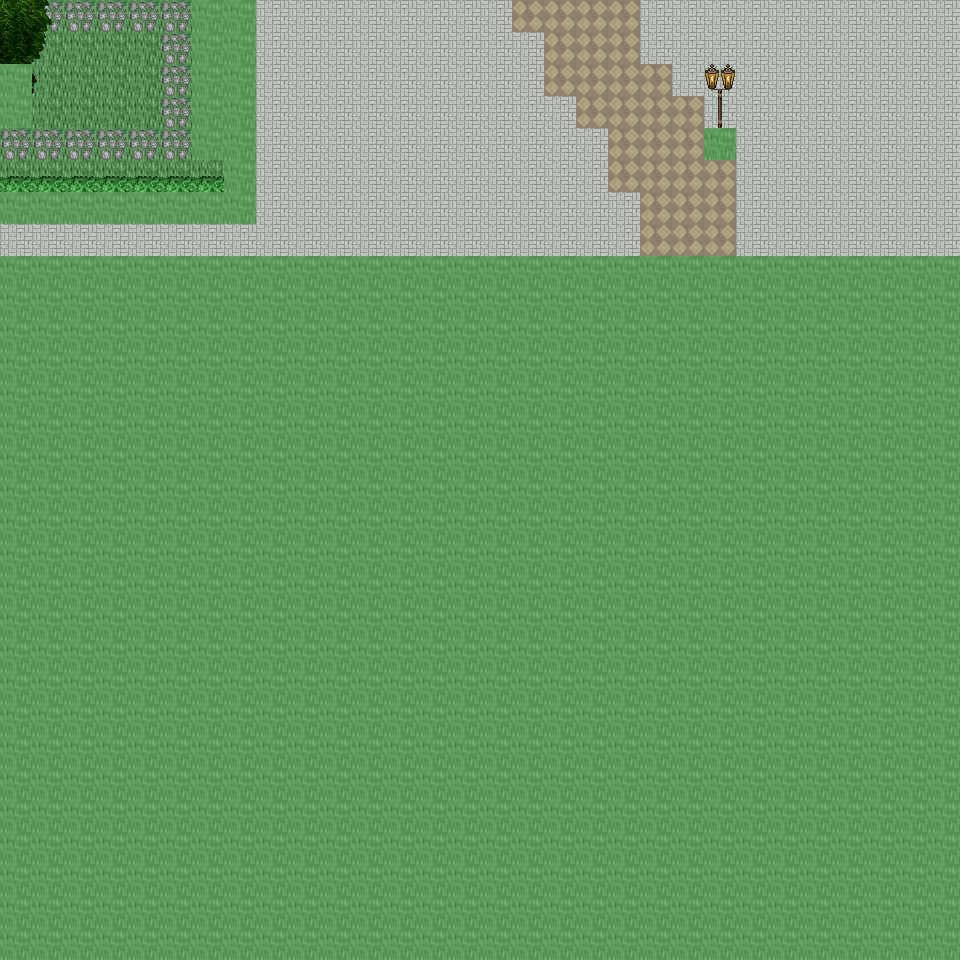

A level layout from a 2D game, rendered from its tile map. Below: a short description, then the map file with tile-grid data replaced by summaries:
An orthogonal 30x30 tile map with 32x32 px tiles, 6 tile layers (Ground, Object, Object2, Above, ...), 63 tilesets and 6 objects (6x mapchange).

<map version="1.0" orientation="orthogonal" renderorder="right-down" width="30" height="30" tilewidth="32" tileheight="32" nextobjectid="7">
  <tileset firstgid="1" name="tileset_ground_ground" tilewidth="32" tileheight="32" tilecount="33" columns="3">
    <image source="../drawable/tileset_ground_ground.png" width="96" height="352" />
  </tileset>
  <tileset firstgid="34" name="tileset_ground_water_pool" tilewidth="32" tileheight="32" tilecount="72" columns="3">
    <image source="../drawable/tileset_ground_water_pool.png" width="96" height="768" />
  </tileset>
  <tileset firstgid="106" name="tileset_ground_brown_paving" tilewidth="32" tileheight="32" tilecount="2" columns="2">
    <image source="../drawable/tileset_ground_brown_paving.png" width="64" height="32" />
  </tileset>
  <tileset firstgid="108" name="tileset_ground_brown" tilewidth="32" tileheight="32" tilecount="5" columns="5">
    <image source="../drawable/tileset_ground_brown.png" width="160" height="32" />
  </tileset>
  <tileset firstgid="113" name="tileset_building_wall_wall_brown" tilewidth="32" tileheight="32" tilecount="12" columns="3">
    <image source="../drawable/tileset_building_wall_wall_brown.png" width="96" height="128" />
  </tileset>
  <tileset firstgid="125" name="tileset_ground_water_pool_straight_edges" tilewidth="32" tileheight="32" tilecount="32" columns="2">
    <image source="../drawable/tileset_ground_water_pool_straight_edges.png" width="64" height="512" />
  </tileset>
  <tileset firstgid="157" name="tileset_plant_bush_hedge" tilewidth="32" tileheight="32" tilecount="35" columns="5">
    <image source="../drawable/tileset_plant_bush_hedge.png" width="160" height="224" />
  </tileset>
  <tileset firstgid="192" name="tileset_plant_flower_daisy_blue" tilewidth="32" tileheight="32" tilecount="8" columns="2">
    <image source="../drawable/tileset_plant_flower_daisy_blue.png" width="64" height="128" />
  </tileset>
  <tileset firstgid="200" name="tileset_ground_water_pool_corners" tilewidth="32" tileheight="32" tilecount="72" columns="3">
    <image source="../drawable/tileset_ground_water_pool_corners.png" width="96" height="768" />
  </tileset>
  <tileset firstgid="272" name="tileset_building_wall_stone" tilewidth="32" tileheight="32" tilecount="12" columns="3">
    <image source="../drawable/tileset_building_wall_stone.png" width="96" height="128" />
  </tileset>
  <tileset firstgid="284" name="tileset_ground_grass_edges" tilewidth="32" tileheight="32" tilecount="36" columns="12">
    <image source="../drawable/tileset_ground_grass_edges.png" width="384" height="96" />
  </tileset>
  <tileset firstgid="320" name="tileset_ground_grass_corners" tilewidth="32" tileheight="32" tilecount="24" columns="6">
    <image source="../drawable/tileset_ground_grass_corners.png" width="192" height="128" />
  </tileset>
  <tileset firstgid="344" name="tileset_plant_flower_daisy_white" tilewidth="32" tileheight="32" tilecount="8" columns="2">
    <image source="../drawable/tileset_plant_flower_daisy_white.png" width="64" height="128" />
  </tileset>
  <tileset firstgid="352" name="tileset_plant_flower_daisy_yellow" tilewidth="32" tileheight="32" tilecount="8" columns="2">
    <image source="../drawable/tileset_plant_flower_daisy_yellow.png" width="64" height="128" />
  </tileset>
  <tileset firstgid="360" name="tileset_plant_flower_daisy_red" tilewidth="32" tileheight="32" tilecount="8" columns="2">
    <image source="../drawable/tileset_plant_flower_daisy_red.png" width="64" height="128" />
  </tileset>
  <tileset firstgid="368" name="tileset_building_door_closed_with_key" tilewidth="32" tileheight="32" tilecount="1" columns="1">
    <image source="../drawable/tileset_building_door_closed_with_key.png" width="32" height="32" />
  </tileset>
  <tileset firstgid="369" name="tileset_ground_cobbled_paving" tilewidth="32" tileheight="32" tilecount="1" columns="1">
    <image source="../drawable/tileset_ground_cobbled_paving.png" width="32" height="32" />
  </tileset>
  <tileset firstgid="370" name="tileset_plant_bush_bushes" tilewidth="32" tileheight="32" tilecount="10" columns="5">
    <image source="../drawable/tileset_plant_bush_bushes.png" width="160" height="64" />
  </tileset>
  <tileset firstgid="380" name="tileset_plant_stump_rectangular" tilewidth="32" tileheight="32" tilecount="4" columns="2">
    <image source="../drawable/tileset_plant_stump_rectangular.png" width="64" height="64" />
  </tileset>
  <tileset firstgid="384" name="tileset_building_door_closed_with_notice" tilewidth="32" tileheight="32" tilecount="1" columns="1">
    <image source="../drawable/tileset_building_door_closed_with_notice.png" width="32" height="32" />
  </tileset>
  <tileset firstgid="385" name="tileset_plant_tree_tree_fluffy" tilewidth="32" tileheight="32" tilecount="12" columns="4">
    <image source="../drawable/tileset_plant_tree_tree_fluffy.png" width="128" height="96" />
  </tileset>
  <tileset firstgid="397" name="tileset_building_window_window_left" tilewidth="32" tileheight="32" tilecount="2" columns="2">
    <image source="../drawable/tileset_building_window_window_left.png" width="64" height="32" />
  </tileset>
  <tileset firstgid="399" name="tileset_item_postbox" tilewidth="32" tileheight="32" tilecount="4" columns="2">
    <image source="../drawable/tileset_item_postbox.png" width="64" height="64" />
  </tileset>
  <tileset firstgid="403" name="tileset_item_statue_grey_stone" tilewidth="32" tileheight="32" tilecount="4" columns="2">
    <image source="../drawable/tileset_item_statue_grey_stone.png" width="64" height="64" />
  </tileset>
  <tileset firstgid="407" name="tileset_plant_tree_tree_darkgreen" tilewidth="32" tileheight="32" tilecount="88" columns="8">
    <image source="../drawable/tileset_plant_tree_tree_darkgreen.png" width="256" height="352" />
  </tileset>
  <tileset firstgid="495" name="tileset_building_door_door_n" tilewidth="32" tileheight="32" tilecount="6" columns="3">
    <image source="../drawable/tileset_building_door_door_n.png" width="96" height="64" />
  </tileset>
  <tileset firstgid="501" name="tileset_plant_grasses" tilewidth="32" tileheight="32" tilecount="6" columns="3">
    <image source="../drawable/tileset_plant_grasses.png" width="96" height="64" />
  </tileset>
  <tileset firstgid="507" name="tileset_building_roof_green" tilewidth="32" tileheight="32" tilecount="20" columns="5">
    <image source="../drawable/tileset_building_roof_green.png" width="160" height="128" />
  </tileset>
  <tileset firstgid="527" name="tileset_building_window_window_long" tilewidth="32" tileheight="32" tilecount="3" columns="3">
    <image source="../drawable/tileset_building_window_window_long.png" width="96" height="32" />
  </tileset>
  <tileset firstgid="530" name="tileset_building_fence_fence_chunky" tilewidth="32" tileheight="32" tilecount="21" columns="3">
    <image source="../drawable/tileset_building_fence_fence_chunky.png" width="96" height="224" />
  </tileset>
  <tileset firstgid="551" name="tileset_building_window_window_right" tilewidth="32" tileheight="32" tilecount="2" columns="2">
    <image source="../drawable/tileset_building_window_window_right.png" width="64" height="32" />
  </tileset>
  <tileset firstgid="553" name="tileset_building_roof_yellow" tilewidth="32" tileheight="32" tilecount="20" columns="5">
    <image source="../drawable/tileset_building_roof_yellow.png" width="160" height="128" />
  </tileset>
  <tileset firstgid="573" name="tileset_building_door_closed" tilewidth="32" tileheight="32" tilecount="1" columns="1">
    <image source="../drawable/tileset_building_door_closed.png" width="32" height="32" />
  </tileset>
  <tileset firstgid="574" name="tileset_building_roof_red" tilewidth="32" tileheight="32" tilecount="20" columns="5">
    <image source="../drawable/tileset_building_roof_red.png" width="160" height="128" />
  </tileset>
  <tileset firstgid="594" name="tileset_building_decoration_banner" tilewidth="32" tileheight="32" tilecount="12" columns="1">
    <image source="../drawable/tileset_building_decoration_banner.png" width="32" height="384" />
  </tileset>
  <tileset firstgid="606" name="tileset_plant_stump_small_stump" tilewidth="32" tileheight="32" tilecount="4" columns="2">
    <image source="../drawable/tileset_plant_stump_small_stump.png" width="64" height="64" />
  </tileset>
  <tileset firstgid="610" name="tileset_item_pot_pot_burgundy" tilewidth="32" tileheight="32" tilecount="1" columns="1">
    <image source="../drawable/tileset_item_pot_pot_burgundy.png" width="32" height="32" />
  </tileset>
  <tileset firstgid="611" name="tileset_building_castle" tilewidth="32" tileheight="32" tilecount="320" columns="20">
    <image source="../drawable/tileset_building_castle.png" width="640" height="512" />
  </tileset>
  <tileset firstgid="931" name="tileset_building_decoration_longhorn_skull" tilewidth="32" tileheight="32" tilecount="6" columns="3">
    <image source="../drawable/tileset_building_decoration_longhorn_skull.png" width="96" height="64" />
  </tileset>
  <tileset firstgid="937" name="tileset_plant_stump_stump_purple" tilewidth="32" tileheight="32" tilecount="4" columns="2">
    <image source="../drawable/tileset_plant_stump_stump_purple.png" width="64" height="64" />
  </tileset>
  <tileset firstgid="941" name="tileset_item_statue_fairypool" tilewidth="32" tileheight="32" tilecount="16" columns="2">
    <image source="../drawable/tileset_item_statue_fairypool.png" width="64" height="256" />
  </tileset>
  <tileset firstgid="957" name="tileset_building_decoration_chimney_big" tilewidth="32" tileheight="32" tilecount="2" columns="1">
    <image source="../drawable/tileset_building_decoration_chimney_big.png" width="32" height="64" />
  </tileset>
  <tileset firstgid="959" name="tileset_building_roof_blue" tilewidth="32" tileheight="32" tilecount="20" columns="5">
    <image source="../drawable/tileset_building_roof_blue.png" width="160" height="128" />
  </tileset>
  <tileset firstgid="979" name="tileset_building_decoration_chimney" tilewidth="32" tileheight="32" tilecount="2" columns="1">
    <image source="../drawable/tileset_building_decoration_chimney.png" width="32" height="64" />
  </tileset>
  <tileset firstgid="981" name="tileset_logic_collision" tilewidth="32" tileheight="32" tilecount="1" columns="1">
    <image source="../drawable/tileset_logic_collision.png" width="32" height="32" />
  </tileset>
  <tileset firstgid="982" name="tileset_building_decoration_numbers" tilewidth="32" tileheight="32" tilecount="20" columns="2">
    <image source="../drawable/tileset_building_decoration_numbers.png" width="64" height="320" />
  </tileset>
  <tileset firstgid="1002" name="tileset_ground_water_pool_deep" tilewidth="32" tileheight="32" tilecount="72" columns="3">
    <image source="../drawable/tileset_ground_water_pool_deep.png" width="96" height="768" />
  </tileset>
  <tileset firstgid="1074" name="tileset_object_suspension_bridge" tilewidth="32" tileheight="32" tilecount="24" columns="3">
    <image source="../drawable/tileset_object_suspension_bridge.png" width="96" height="256" />
  </tileset>
  <tileset firstgid="1098" name="tileset_ground_ladder_vertical_dark" tilewidth="32" tileheight="32" tilecount="3" columns="3">
    <image source="../drawable/tileset_ground_ladder_vertical_dark.png" width="96" height="32" />
  </tileset>
  <tileset firstgid="1101" name="tileset_plant_tree_locust_tree" tilewidth="32" tileheight="32" tilecount="20" columns="4">
    <image source="../drawable/tileset_plant_tree_locust_tree.png" width="128" height="160" />
  </tileset>
  <tileset firstgid="1121" name="tileset_ground_blue_paving" tilewidth="32" tileheight="32" tilecount="2" columns="1">
    <image source="../drawable/tileset_ground_blue_paving.png" width="32" height="64" />
  </tileset>
  <tileset firstgid="1123" name="tileset_ground_green_paving" tilewidth="32" tileheight="32" tilecount="18" columns="3">
    <image source="../drawable/tileset_ground_green_paving.png" width="96" height="192" />
  </tileset>
  <tileset firstgid="1141" name="tileset_furniture_light_lamp_bronze" tilewidth="32" tileheight="32" tilecount="3" columns="1">
    <image source="../drawable/tileset_furniture_light_lamp_bronze.png" width="32" height="96" />
  </tileset>
  <tileset firstgid="1144" name="tileset_item_firewood" tilewidth="32" tileheight="32" tilecount="12" columns="3">
    <image source="../drawable/tileset_item_firewood.png" width="96" height="128" />
  </tileset>
  <tileset firstgid="1156" name="tileset_item_fishrods" tilewidth="32" tileheight="32" tilecount="12" columns="4">
    <image source="../drawable/tileset_item_fishrods.png" width="128" height="96" />
  </tileset>
  <tileset firstgid="1168" name="tileset_item_food_fish_crates" tilewidth="32" tileheight="32" tilecount="8" columns="4">
    <image source="../drawable/tileset_item_food_fish_crates.png" width="128" height="64" />
  </tileset>
  <tileset firstgid="1176" name="tileset_item_instrument_ukulele" tilewidth="32" tileheight="32" tilecount="16" columns="4">
    <image source="../drawable/tileset_item_instrument_ukulele.png" width="128" height="128" />
  </tileset>
  <tileset firstgid="1192" name="tileset_item_pot_barrel_flat" tilewidth="32" tileheight="32" tilecount="1" columns="1">
    <image source="../drawable/tileset_item_pot_barrel_flat.png" width="32" height="32" />
  </tileset>
  <tileset firstgid="1193" name="tileset_item_pot_wooden_crates" tilewidth="32" tileheight="32" tilecount="6" columns="3">
    <image source="../drawable/tileset_item_pot_wooden_crates.png" width="96" height="64" />
  </tileset>
  <tileset firstgid="1199" name="tileset_furniture_light_flames" tilewidth="32" tileheight="32" tilecount="6" columns="6">
    <image source="../drawable/tileset_furniture_light_flames.png" width="192" height="32" />
  </tileset>
  <tileset firstgid="1205" name="tileset_furniture_light_small_lamp" tilewidth="32" tileheight="32" tilecount="4" columns="4">
    <image source="../drawable/tileset_furniture_light_small_lamp.png" width="128" height="32" />
  </tileset>
  <tileset firstgid="1209" name="tileset_building_outhouse" tilewidth="32" tileheight="32" tilecount="12" columns="3">
    <image source="../drawable/tileset_building_outhouse.png" width="96" height="128" />
  </tileset>
  <tileset firstgid="1221" name="tileset_ground_ladder_horizontal_dark" tilewidth="32" tileheight="32" tilecount="3" columns="1">
    <image source="../drawable/tileset_ground_ladder_horizontal_dark.png" width="32" height="96" />
  </tileset>
  <layer name="Ground" width="30" height="30">
    <data>[900 cells, 240 non-empty, 3 distinct tile ids]</data>
  </layer>
  <layer name="Object" width="30" height="30">
    <data>[900 cells, 36 non-empty, 9 distinct tile ids]</data>
  </layer>
  <layer name="Object2" width="30" height="30">
    <data>[900 cells, 8 non-empty, 4 distinct tile ids]</data>
  </layer>
  <layer name="Above" width="30" height="30">
    <data>[900 cells, 13 non-empty, 7 distinct tile ids]</data>
  </layer>
  <layer name="Above2" width="30" height="30">
    <data>[900 cells, 0 non-empty, 0 distinct tile ids]</data>
  </layer>
  <layer name="Walkable" width="30" height="30">
    <data>[900 cells, 682 non-empty, 1 distinct tile ids]</data>
  </layer>
  <objectgroup name="MapEvents">
    <object id="1" name="north" type="mapchange" x="0" y="0" width="192" height="32">
      <properties>
        <property name="map" value="0_ados_mountain_n2_w2_x1_y3" />
        <property name="place" value="south" />
      </properties>
    </object>
    <object id="2" name="north2" type="mapchange" x="256" y="0" width="704" height="32">
      <properties>
        <property name="map" value="0_ados_mountain_n2_w2_x1_y3" />
        <property name="place" value="south2" />
      </properties>
    </object>
    <object id="3" name="west" type="mapchange" x="0" y="0" width="32" height="64">
      <properties>
        <property name="map" value="0_ados_mountain_n2_w2_x0_y4" />
        <property name="place" value="east" />
      </properties>
    </object>
    <object id="4" name="west2" type="mapchange" x="0" y="128" width="32" height="64">
      <properties>
        <property name="map" value="0_ados_mountain_n2_w2_x0_y4" />
        <property name="place" value="east2" />
      </properties>
    </object>
    <object id="5" name="west3" type="mapchange" x="0" y="224" width="32" height="32">
      <properties>
        <property name="map" value="0_ados_mountain_n2_w2_x0_y4" />
        <property name="place" value="east3" />
      </properties>
    </object>
    <object id="6" name="east" type="mapchange" x="928" y="0" width="32" height="256">
      <properties>
        <property name="map" value="0_ados_mountain_n2_w2_x2_y4" />
        <property name="place" value="west" />
      </properties>
    </object>
  </objectgroup>
</map>
